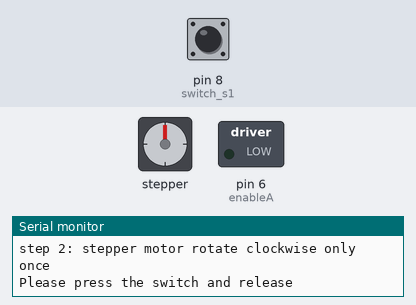
The sketch below on a simulated Arduino Uno, built with avr-gcc and run on an emulated ATmega328P. Parts: stepper motor, switched loads named in the sketch (green lamp = pin HIGH), the last lines printed to the serial monitor. Inputs (shaded band) come from the test bench; at power-on: pin 8 (switch_s1) LOW. Stepper angles assume 40 steps per turn.

Above: at 1.2 s.
1.3 s: pin 8 (switch_s1) pulled HIGH for 0.15 s
At 1.45 s:
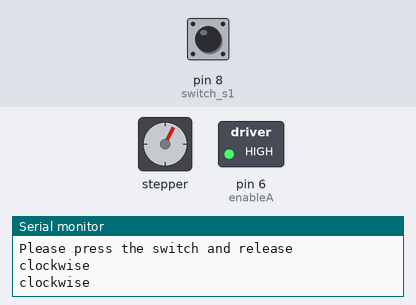
At 1.8 s:
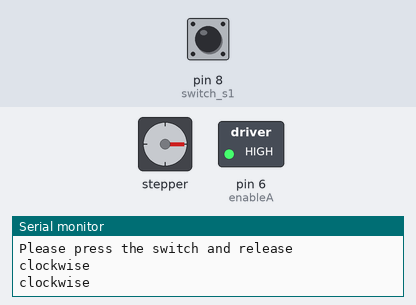
4.3 s: pin 8 (switch_s1) pulsed HIGH 2 times (0.12 s each, 0.3 s apart)
At 4.65 s:
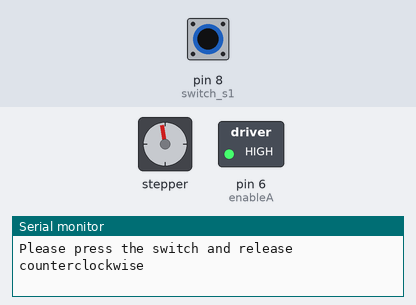
Timing chart, 0 to 8.2 s (numbered marks = the images above; inputs shaded):
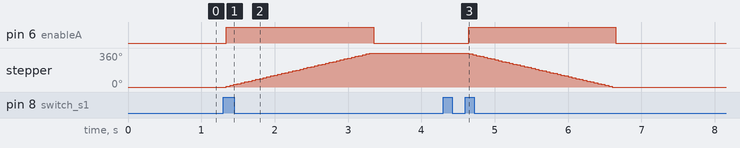

Measured:
- after the input at 1.3 s, pin 6 (enableA): LOW → HIGH at once, → LOW 2.0 s later; stepper: turns 360° clockwise in 2.0 s, starting at once
- after the input at 4.3 s, pin 6 (enableA): LOW → HIGH after 0.35 s, → LOW 2.0 s later; stepper: turns 360° counter-clockwise in 2.0 s, starting after 0.35 s

The sketch:

StepperMotor_Control__4_steps.ino
```cpp
/*
 *  Oct 7, 2017
 *  Email: prlatlab@gmail.com; robotintheworld@163.com
 *  http://prllab.wixsite.com/prl-lab-en
 *
* This project is used to control a stepper motor which is implented on the project of asparagus harvester
* Step 1: Power on, initialize system such as setting pin 0 as an input to control the stepper motor
* Step 2: Press switch and release, stepper motor rotate clockwise only once to a fixed position, stop and wait
* Step 3: Press switch and release, stepper motor rotate counterclockwise only once to a fixed position, stop and wait
* Step 4: Press switch and release, stepper motor rotate counterclockwise only once to a fixed position, stop and wait
* Step 5: Press switch and release, stepper motor rotate clockwise only once to a fixed position, stop and wait
* Then repeat step2 - step 5
*/

#include <Stepper.h> // header file for stepper motor
const int stepsPerRevolution = 40;  // change this to fit the number of steps per revolution
const int enableA = 6;
const int enableB = 5;
// initialize the stepper library using the default pins on the HBridge Shield:
Stepper myStepper(stepsPerRevolution, 4, 7, 3, 2);

int switch_s1 = 8; // top switch used to control the stepper motor

boolean flag = true; // a flag used to stop doing

// Initialize function
void setup() {
  // put your setup code here, to run once:
 Serial.begin(9600); // for debugging
 pinMode (switch_s1, INPUT);
 pinMode (enableA, OUTPUT);
 pinMode (enableA, OUTPUT);

 myStepper.setSpeed(30); // SPEED OF MOTOR IN RPM
}

void loop() {
  // put your main code here, to run repeatedly:

  // step 2
  Serial.print("step 2: stepper motor rotate clockwise only once\n");
  Serial.print("Please press the switch and release\n");
  while ( digitalRead(switch_s1) == LOW )
  {
    delay(30);  // debuncing
  }

  flag = true;
    while ( digitalRead(switch_s1) == HIGH )
  {
    delay(30);  // debuncing
    if (digitalRead(switch_s1) == HIGH && flag == true){
      Serial.print( "clockwise \n");
      // run stepper motor 180deg cutter
      // put the stepper motor coding here
      stepper_CW();
      flag = false;
    }
  }

  // step 3
  Serial.print("step 3: stepper motor rotate counterclockwise only once\n");
  Serial.print("Please press the switch and release\n");
  while ( digitalRead(switch_s1) == LOW )
  {
    delay(30);  // debuncing
  }

  flag = true;

  while ( digitalRead(switch_s1) == HIGH )
  {
    delay(30);  // debuncing
    if (digitalRead(switch_s1) == HIGH && flag == true){
      Serial.print("counterclockwise \n");
      // run stepper motor barward
      stepper_CCW();
      // put the stepper motor coding here
      flag = false;
    }
  }

// step 4
  Serial.print("step 4: stepper motor rotate counterclockwise only once\n");
  Serial.print("Please press the switch and release\n");
  while ( digitalRead(switch_s1) == LOW )
  {
    delay(30);  // debuncing
  }

  flag = true;

  while ( digitalRead(switch_s1) == HIGH )
  {
    delay(30);  // debuncing
    if (digitalRead(switch_s1) == HIGH && flag == true){
      Serial.print("counterclockwise \n");
      // run stepper motor forword
      // put the stepper motor coding here
      stepper_CCW();
      flag = false;
    }
  }
   // step 5
  Serial.print("step 5: stepper motor rotate clockwise only once\n");
  Serial.print("Please press the switch and release\n");
  while ( digitalRead(switch_s1) == LOW )
  {
    delay(30);  // debuncing
  }

  flag = true;

  while ( digitalRead(switch_s1) == HIGH )
  {
    delay(30);  // debuncing
    if (digitalRead(switch_s1) == HIGH && flag == true){
      Serial.print( "clockwise \n");
      // run stepper motor forword
      stepper_CW();
      // put the stepper motor coding here
      flag = false;
    }
  }
}

// Stepper motor rotates counterclockwise

void stepper_CW(){
  // step one revolution in the other direction:
  Serial.println("clockwise");
  digitalWrite(enableA, HIGH);
  digitalWrite(enableB, HIGH);
  myStepper.step(stepsPerRevolution);
  digitalWrite(enableA, LOW);
  digitalWrite(enableB, LOW);
  delay(1000);
}
void stepper_CCW(){
  // step one revolution in the other direction:
  Serial.println("counterclockwise");
  digitalWrite(enableA, HIGH);
  digitalWrite(enableB, HIGH);
  myStepper.step(-stepsPerRevolution);
  digitalWrite(enableA, LOW);
  digitalWrite(enableB, LOW);
  delay(1000);
}
```
